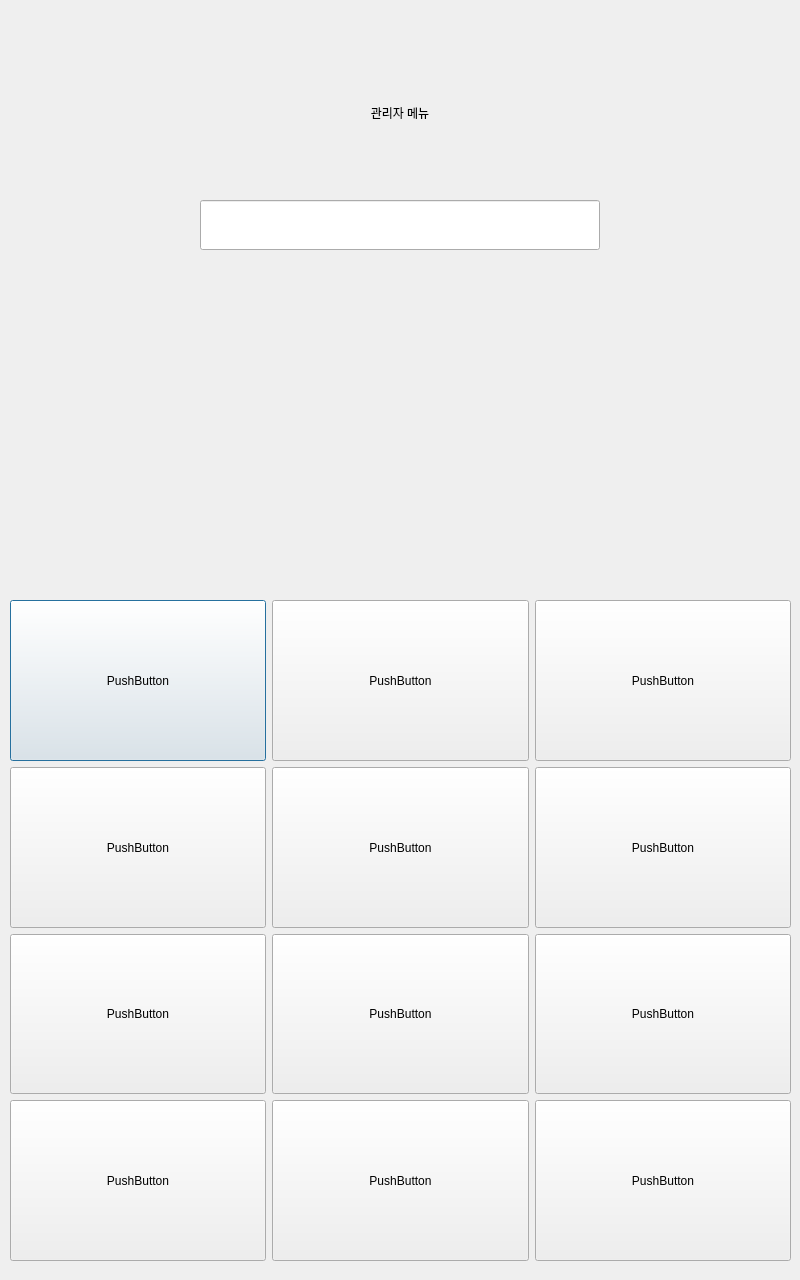
<?xml version="1.0" encoding="UTF-8"?>
<ui version="4.0">
 <class>Password</class>
 <widget class="QDialog" name="Password">
  <property name="geometry">
   <rect>
    <x>0</x>
    <y>0</y>
    <width>800</width>
    <height>1280</height>
   </rect>
  </property>
  <property name="windowTitle">
   <string>Dialog</string>
  </property>
  <widget class="QLabel" name="label">
   <property name="geometry">
    <rect>
     <x>0</x>
     <y>100</y>
     <width>800</width>
     <height>25</height>
    </rect>
   </property>
   <property name="text">
    <string>관리자 메뉴</string>
   </property>
   <property name="alignment">
    <set>Qt::AlignCenter</set>
   </property>
  </widget>
  <widget class="QLineEdit" name="lineEdit">
   <property name="geometry">
    <rect>
     <x>200</x>
     <y>200</y>
     <width>400</width>
     <height>50</height>
    </rect>
   </property>
  </widget>
  <widget class="QWidget" name="">
   <property name="geometry">
    <rect>
     <x>10</x>
     <y>600</y>
     <width>781</width>
     <height>661</height>
    </rect>
   </property>
   <layout class="QVBoxLayout" name="verticalLayout">
    <item>
     <layout class="QHBoxLayout" name="horizontalLayout">
      <item>
       <widget class="QPushButton" name="pushButton">
        <property name="sizePolicy">
         <sizepolicy hsizetype="Minimum" vsizetype="Minimum">
          <horstretch>0</horstretch>
          <verstretch>0</verstretch>
         </sizepolicy>
        </property>
        <property name="text">
         <string>PushButton</string>
        </property>
       </widget>
      </item>
      <item>
       <widget class="QPushButton" name="pushButton_2">
        <property name="sizePolicy">
         <sizepolicy hsizetype="Minimum" vsizetype="Minimum">
          <horstretch>0</horstretch>
          <verstretch>0</verstretch>
         </sizepolicy>
        </property>
        <property name="text">
         <string>PushButton</string>
        </property>
       </widget>
      </item>
      <item>
       <widget class="QPushButton" name="pushButton_3">
        <property name="sizePolicy">
         <sizepolicy hsizetype="Minimum" vsizetype="Minimum">
          <horstretch>0</horstretch>
          <verstretch>0</verstretch>
         </sizepolicy>
        </property>
        <property name="text">
         <string>PushButton</string>
        </property>
       </widget>
      </item>
     </layout>
    </item>
    <item>
     <layout class="QHBoxLayout" name="horizontalLayout_2">
      <item>
       <widget class="QPushButton" name="pushButton_4">
        <property name="sizePolicy">
         <sizepolicy hsizetype="Minimum" vsizetype="Minimum">
          <horstretch>0</horstretch>
          <verstretch>0</verstretch>
         </sizepolicy>
        </property>
        <property name="text">
         <string>PushButton</string>
        </property>
       </widget>
      </item>
      <item>
       <widget class="QPushButton" name="pushButton_5">
        <property name="sizePolicy">
         <sizepolicy hsizetype="Minimum" vsizetype="Minimum">
          <horstretch>0</horstretch>
          <verstretch>0</verstretch>
         </sizepolicy>
        </property>
        <property name="text">
         <string>PushButton</string>
        </property>
       </widget>
      </item>
      <item>
       <widget class="QPushButton" name="pushButton_6">
        <property name="sizePolicy">
         <sizepolicy hsizetype="Minimum" vsizetype="Minimum">
          <horstretch>0</horstretch>
          <verstretch>0</verstretch>
         </sizepolicy>
        </property>
        <property name="text">
         <string>PushButton</string>
        </property>
       </widget>
      </item>
     </layout>
    </item>
    <item>
     <layout class="QHBoxLayout" name="horizontalLayout_3">
      <item>
       <widget class="QPushButton" name="pushButton_7">
        <property name="sizePolicy">
         <sizepolicy hsizetype="Minimum" vsizetype="Minimum">
          <horstretch>0</horstretch>
          <verstretch>0</verstretch>
         </sizepolicy>
        </property>
        <property name="text">
         <string>PushButton</string>
        </property>
       </widget>
      </item>
      <item>
       <widget class="QPushButton" name="pushButton_8">
        <property name="sizePolicy">
         <sizepolicy hsizetype="Minimum" vsizetype="Minimum">
          <horstretch>0</horstretch>
          <verstretch>0</verstretch>
         </sizepolicy>
        </property>
        <property name="text">
         <string>PushButton</string>
        </property>
       </widget>
      </item>
      <item>
       <widget class="QPushButton" name="pushButton_9">
        <property name="sizePolicy">
         <sizepolicy hsizetype="Minimum" vsizetype="Minimum">
          <horstretch>0</horstretch>
          <verstretch>0</verstretch>
         </sizepolicy>
        </property>
        <property name="text">
         <string>PushButton</string>
        </property>
       </widget>
      </item>
     </layout>
    </item>
    <item>
     <layout class="QHBoxLayout" name="horizontalLayout_4">
      <item>
       <widget class="QPushButton" name="pushButton_10">
        <property name="sizePolicy">
         <sizepolicy hsizetype="Minimum" vsizetype="Minimum">
          <horstretch>0</horstretch>
          <verstretch>0</verstretch>
         </sizepolicy>
        </property>
        <property name="text">
         <string>PushButton</string>
        </property>
       </widget>
      </item>
      <item>
       <widget class="QPushButton" name="pushButton_11">
        <property name="sizePolicy">
         <sizepolicy hsizetype="Minimum" vsizetype="Minimum">
          <horstretch>0</horstretch>
          <verstretch>0</verstretch>
         </sizepolicy>
        </property>
        <property name="text">
         <string>PushButton</string>
        </property>
       </widget>
      </item>
      <item>
       <widget class="QPushButton" name="pushButton_12">
        <property name="sizePolicy">
         <sizepolicy hsizetype="Minimum" vsizetype="Minimum">
          <horstretch>0</horstretch>
          <verstretch>0</verstretch>
         </sizepolicy>
        </property>
        <property name="text">
         <string>PushButton</string>
        </property>
       </widget>
      </item>
     </layout>
    </item>
   </layout>
  </widget>
 </widget>
 <resources/>
 <connections/>
</ui>
